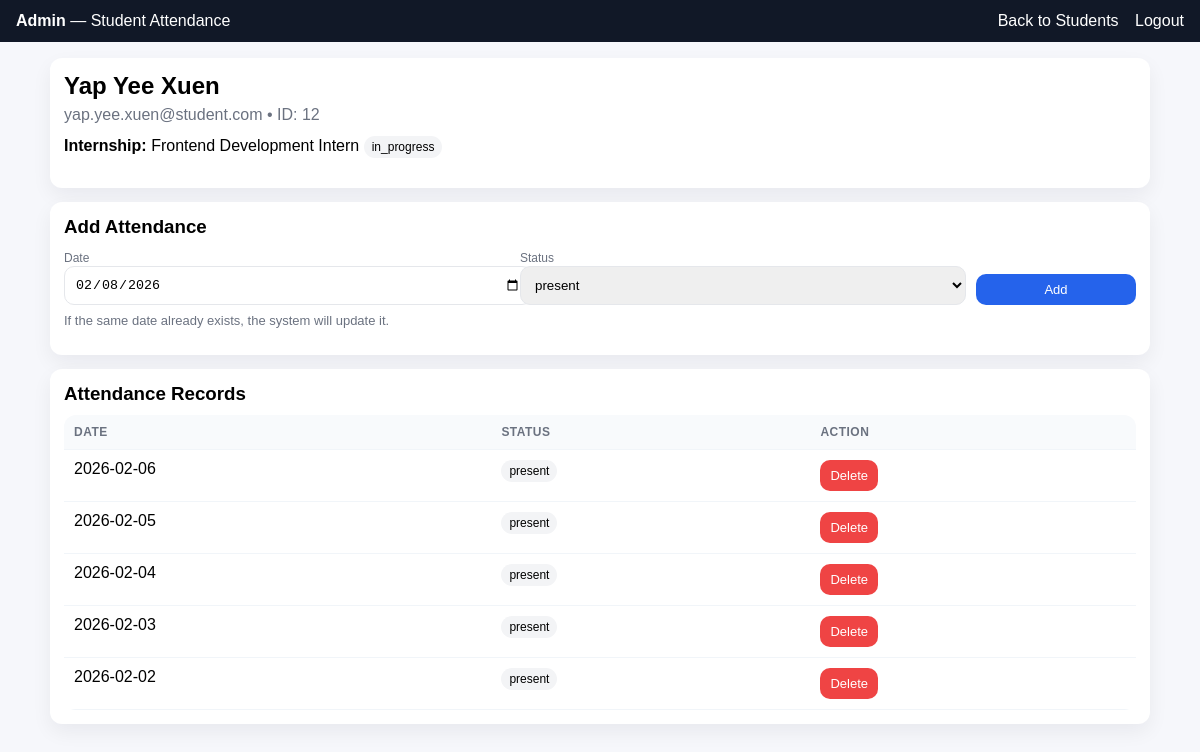
The app's page /dashboard/admin_student_attendance.php?student_id=12 (signed in) with its own data.
### tables this page shows
CREATE TABLE `users` (
  `id` int(11) NOT NULL,
  `name` varchar(100) NOT NULL,
  `email` varchar(100) NOT NULL,
  `password` varchar(255) NOT NULL,
  `role` enum('student','company','academic','admin') NOT NULL,
  `created_at` timestamp NOT NULL DEFAULT current_timestamp(),
  `academic_supervisor_id` int(11) DEFAULT NULL,
  `faculty` enum('FCI','FCM','FIST','FOM') DEFAULT NULL
);

CREATE TABLE `student_internships` (
  `id` int(11) NOT NULL,
  `student_id` int(11) NOT NULL,
  `internship_id` int(11) NOT NULL,
  `status` enum('applied','approved','rejected','in_progress','completed') DEFAULT 'applied',
  `accepted_at` timestamp NOT NULL DEFAULT current_timestamp(),
  `evaluation_score` int(11) DEFAULT NULL,
  `evaluation_comment` text DEFAULT NULL,
  `academic_score` int(11) DEFAULT NULL,
  `academic_comment` text DEFAULT NULL
);

CREATE TABLE `internships` (
  `id` int(11) NOT NULL,
  `company_id` int(11) NOT NULL,
  `title` varchar(100) NOT NULL,
  `description` text NOT NULL,
  `location` varchar(100) DEFAULT NULL,
  `duration` varchar(50) DEFAULT NULL,
  `created_at` timestamp NOT NULL DEFAULT current_timestamp(),
  `faculty` enum('FCI','FCM','FIST','FOM') NOT NULL
);

CREATE TABLE `attendance` (
  `id` int(11) NOT NULL,
  `student_id` int(11) NOT NULL,
  `internship_id` int(11) NOT NULL,
  `date` date NOT NULL,
  `status` enum('present','absent') NOT NULL,
  `marked_at` timestamp NOT NULL DEFAULT current_timestamp()
);

### dashboard/admin_student_attendance.php (the view, shortened to what this page needs)
<?php
include("../config/db.php");
$student_id = (int)($_GET['student_id'] ?? 0);
$sstmt = $conn->prepare("SELECT id, name, email FROM users WHERE id=? AND role='student' LIMIT 1");
$sstmt->bind_param("i", $student_id);
$sstmt->execute();
$student = $sstmt->get_result()->fetch_assoc();
$istmt = $conn->prepare(
    "SELECT si.internship_id, si.status, i.title
     FROM student_internships si
     JOIN internships i ON si.internship_id = i.id
     WHERE si.student_id = ?
       AND si.status = 'in_progress'
     ORDER BY si.accepted_at DESC
     LIMIT 1"
);
$istmt->bind_param("i", $student_id);
$istmt->execute();
$current = $istmt->get_result()->fetch_assoc();
$internship_id = $current['internship_id'] ?? null;
?>
<!DOCTYPE html>
<html>
<head>
</head>
<body>
<div class="navbar">
    <div><b>Admin</b> — Student Attendance</div>
    <div>
        <a href="admin_students.php">Back to Students</a>
        <a href="../auth/logout.php">Logout</a>
    </div>
</div>
<div class="container">
    <div class="card">
        <h2 style="margin:0;"><?= htmlspecialchars($student['name']) ?></h2>
        <div style="color:#6b7280;margin-top:6px;">
            <?= htmlspecialchars($student['email']) ?> • ID: <?= (int)$student['id'] ?>
        </div>
        <?php if (!$internship_id): ?>
            <p style="margin-top:12px;"><span class="tag">No internship in progress</span></p>
        <?php else: ?>
            <p style="margin-top:12px;">
                <b>Internship:</b> <?= htmlspecialchars($current['title']) ?>
                <span class="tag">in_progress</span>
            </p>
        <?php endif; ?>
    </div>
    <?php if ($internship_id): ?>
        <div class="card">
            <h3 style="margin:0 0 10px;">Add Attendance</h3>
            <form method="POST" action="admin_attendance_add.php" class="row">
                <div>
                    <label style="font-size:12px;color:#6b7280;">Date</label>
                    <input type="date" name="date" value="<?= date('Y-m-d') ?>" required>
                </div>
                <div>
                    <label style="font-size:12px;color:#6b7280;">Status</label>
                    <select name="status" required>
                        <option value="present">present</option>
                    </select>
                </div>
                <div style="flex:0; min-width:160px;">
                    <button class="btn btn-blue" type="submit" style="width:100%;">Add</button>
                </div>
            </form>
            <p style="color:#6b7280;font-size:13px;margin-top:8px;">
                If the same date already exists, the system will update it.
            </p>
        </div>
        <div class="card">
            <h3 style="margin:0 0 10px;">Attendance Records</h3>
            <?php
            $astmt = $conn->prepare(
                "SELECT id, date, status
                 FROM attendance
                 WHERE student_id = ? AND internship_id = ?
                 ORDER BY date DESC"
            );
            $astmt->bind_param("ii", $student_id, $internship_id);
            $astmt->execute();
            $att = $astmt->get_result();
            ?>
            <table>
                <tr>
                    <th>Date</th>
                    <th>Status</th>
                    <th>Action</th>
                </tr>
                <?php while ($r = $att->fetch_assoc()): ?>
                    <tr>
                        <td><?= htmlspecialchars($r['date']) ?></td>
                        <td><span class="tag"><?= htmlspecialchars($r['status']) ?></span></td>
                        <td>
                            <form method="POST" action="admin_attendance_delete.php" style="display:inline;">
                                <button class="btn btn-red" onclick="return confirm('Delete this attendance record?');">
                                    Delete
                                </button>
                            </form>
                        </td>
                    </tr>
                <?php endwhile; ?>
            </table>
        </div>
    <?php endif; ?>
</div>
</body>
</html>

### dashboard/admin_student_attendance.php (style rules this page uses)
body { background:#f6f7fb; font-family:Arial; margin:0; }
.navbar { background:#111827; color:#fff; padding:12px 16px; display:flex; justify-content:space-between; align-items:center; }
.navbar a { color:#fff; text-decoration:none; margin-left:12px; }
.container { max-width:1100px; margin:16px auto; padding:0 16px; }
.card { background:#fff; border-radius:12px; padding:14px; box-shadow:0 8px 20px rgba(17,24,39,0.06); margin-bottom:14px; }
table { width:100%; border-collapse:separate; border-spacing:0; border-radius:12px; overflow:hidden; background:#fff; }
th, td { padding:10px; border-bottom:1px solid #f1f5f9; text-align:left; vertical-align:top; }
th { background:#f8fafc; font-size:12px; color:#6b7280; text-transform:uppercase; letter-spacing:.04em; }
.row { display:flex; gap:10px; flex-wrap:wrap; align-items:end; }
.row > div { flex:1; min-width:220px; }
input, select { width:100%; padding:10px; border:1px solid #e5e7eb; border-radius:10px; }
.btn { border:none; border-radius:10px; color:#fff; cursor:pointer; font-size:13px; padding:8px 10px; }
.btn-blue { background:#2563eb; }
.btn-red { background:#ef4444; }
.tag { display:inline-block; padding:4px 8px; border-radius:999px; font-size:12px; background:#f3f4f6; }

### records on screen
users: name "Yap Yee Xuen", email "yap.yee.xuen@student.com", id "12"
student_internships: internship.title "Frontend Development Intern"
attendance: date "2026-02-06", status "present"
attendance: date "2026-02-05", status "present"
attendance: date "2026-02-04", status "present"
attendance: date "2026-02-03", status "present"
attendance: date "2026-02-02", status "present"
